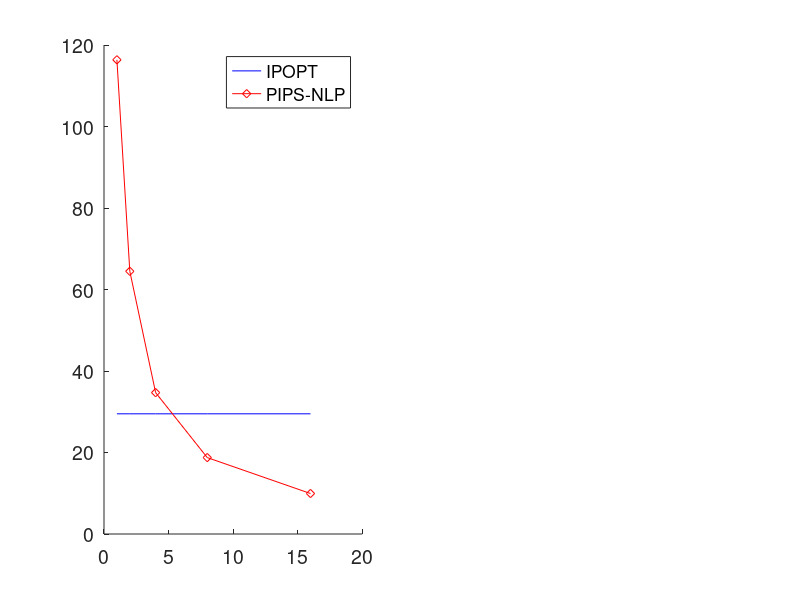

Reproduce this figure in MATLAB. (Note: this script raises an error after producing the figure.)
% Sungho Shin (sungho.shin@wisc.edu) and Victor Zavala (zavalatejeda@wisc.edu)
% Makes scalability plots (need to enter the data manually)

clear
clc
sol_time_PIPS=[6982.059789177 3868.111628927 2081.580929735 1125.269504376 596.146505297]/60;
sol_time_IPOPT=1769.632958108/60;
cores=[1 2 4 8 16];

fg=figure(1)
clf
subplot(1,2,1)
set(gca, 'FontSize', 14)
hold on
plot(cores,sol_time_IPOPT*ones(length(sol_time_PIPS),1),'b-')
plot(cores,sol_time_PIPS,'dr-')
lg=legend('IPOPT','PIPS-NLP');
lg.FontSize=14;
grid on
box on
xlabel('Number of Processors','FontSize',14)
ylabel('Solution Time (min)','FontSize',14)
xlim([1 16])

subplot(1,2,2)
hold on
plot(cores,sol_time_PIPS(1)./sol_time_IPOPT*ones(length(sol_time_PIPS),1),'b-')
plot(cores,sol_time_PIPS(1)./sol_time_PIPS,'dr-')
pl=plot(cores,cores,'Color',[.5 .5 .5],'LineStyle','--')
lg=legend('','');
lg.Location='northwest';
lg.FontSize=14;
lg.String={'IPOPT','PIPS-NLP'}
ylim([1 16])
xlim([1 16])

grid on
box on
xlabel('Number of Processors','FontSize',14)
ylabel('Speed Up','FontSize',14)

fg.Position(3:4)=[600 250];

set(gca, 'FontSize', 14)
saveas(fg,'../figure/scl_P2.eps','epsc')

fg=figure(2)
clf
comm_size=[12,24,36,48];
n_var=[ 83004,340824,773460,1380912];
sol_time=[31.794692168,128.802693354,447.63088772,868.169078085]/60;

clf
subplot(1,2,1)
set(gca, 'FontSize', 14)
hold on
pl=plot(comm_size,n_var,'kd-')
lg.FontSize=14;
grid on
box on
xlabel('Community Size','FontSize',14)
ylabel('Number of Variables','FontSize',14)

subplot(1,2,2)
hold on
plot(comm_size,sol_time,'kd-')
lg.Location='northwest';
lg.FontSize=14;

grid on
box on
xlabel('Community Size','FontSize',14)
ylabel('Solution Time (min)','FontSize',14)

fg.Position(3:4)=[600 250];

set(gca, 'FontSize', 14)
saveas(fg,'../figure/scl_S.eps','epsc')
